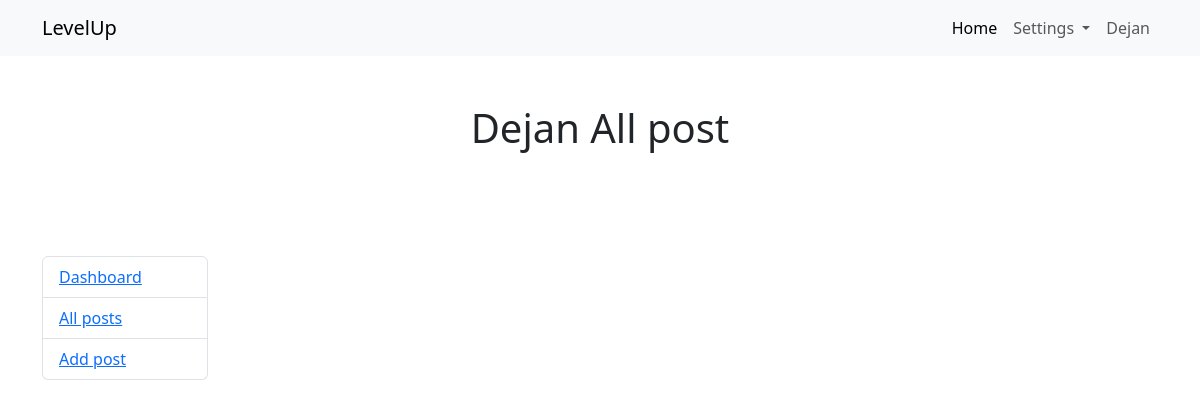
Page /user/all_post.php (signed in) on the earlier database version.
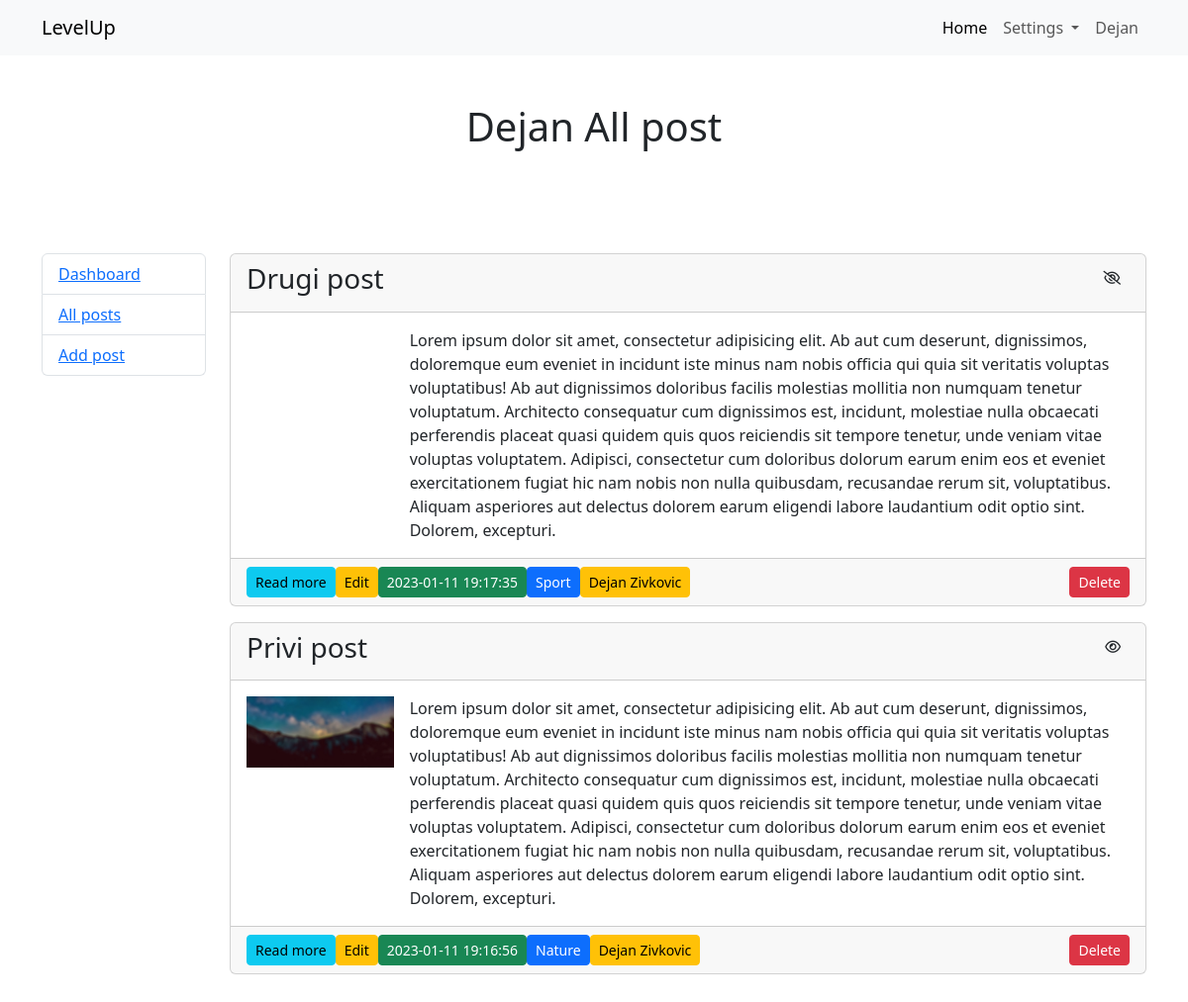
Same page on the later database version.
### tables this page shows
CREATE TABLE `posts` (
  `id` int(11) NOT NULL,
  `title` varchar(255) NOT NULL,
  `text` text NOT NULL,
  `image` varchar(50) NOT NULL,
  `category_id` int(11) NOT NULL,
  `user_id` int(11) NOT NULL,
  `created_at` timestamp NOT NULL DEFAULT current_timestamp(),
  `update_at` timestamp NULL DEFAULT NULL,
  `public` int(11) NOT NULL DEFAULT 1
);

CREATE TABLE `category` (
  `id` int(11) NOT NULL,
  `category` varchar(50) NOT NULL
);

CREATE TABLE `users` (
  `id` int(11) NOT NULL,
  `first_name` varchar(50) NOT NULL,
  `last_name` varchar(50) NOT NULL,
  `email` varchar(60) NOT NULL,
  `password` varchar(60) NOT NULL,
  `gender` varchar(10) NOT NULL,
  `role` varchar(10) NOT NULL,
  `created_at` timestamp NOT NULL DEFAULT current_timestamp(),
  `update_at` timestamp NULL DEFAULT NULL
);

### user/all_post.php (called while the page is built, shortened)
<?php
require "../core/init.php";
$user = $Users->getUser($_SESSION["id"]);
$all_post = $Post->getAllUserPost($user->id);
require "views/all_post.view.php";

### core/Users.php (called while the page is built, shortened)
<?php
class Users extends Connection
{
    public function getUser($id)
    {
        $sql = "SELECT * FROM users WHERE id = :id";
        $query = $this->db->prepare($sql);
        $query->execute(["id" => $id]);
        return $query->fetch(PDO::FETCH_OBJ);
    }
}
$Users = new Users(config);

### core/Connection.php (called while the page is built, shortened)
<?php
class Connection
{
    public function __construct($config)
    {
        try {
            $this->db = new PDO("mysql:host=" . $config["host"] . ";dbname=" . $config["database"], $config["user"], $config["password"]);
        } catch (PDOException $err) {
            die($err->getMessage());
        }
    }
}

### core/Post.php (called while the page is built, shortened)
<?php
class Post extends Connection
{
    public function getAllUserPost($user_id)
    {
        $sql = "SELECT p.*, u.first_name, u.last_name, c.category, COUNT(v.id) AS number_voting
                FROM posts p
                JOIN users u ON u.id = p.user_id
                JOIN category c ON c.id = p.category_id
                LEFT JOIN voting v ON v.post_id = p.id
                WHERE p.user_id = :user_id
                GROUP BY v.post_id, p.id
                ORDER BY p.created_at DESC
                ";
        $query = $this->db->prepare($sql);
        $query->execute(["user_id" => $user_id]);
        return $query->fetchAll(PDO::FETCH_OBJ);
    }
}
$Post = new Post(config);

### user/views/all_post.view.php (the view, shortened to what this page needs)
<?php require "includes/top.php" ?>
<?php require "includes/navbar.php" ?>
    <div class="container">
        <h1 class="text-center py-5"><?php echo $user->first_name ?> All post</h1>
        <div class="row py-5">
            <div class="col-md-2">
                <?php require "includes/sidebar.php" ?>
            </div>
            <div class="col-md-10">
                <?php foreach ($all_post as $post): ?>
                    <div class="card mb-3">
                        <div class="card-header d-flex justify-content-between">
                            <h3><?php echo $post->title ?></h3>
                            <form action="user/all_post.php" method="post">
                                <button class="btn btn-sm">
                                    <?php echo $post->public ? '<i class="fa-regular fa-eye"></i>' : '<i class="fa-regular fa-eye-slash"></i>' ?>
                                </button>
                            </form>
                        </div>
                        <div class="card-body">
                            <div class="d-flex">
                                <div class="col-2 me-3">
                                    <img class="img-fluid" src="<?php echo UPLOAD_DIR . $post->image ?>"
                                         alt="">
                                </div>
                                <div class="col"><?php echo $post->text ?></div>
                            </div>
                        </div>
                        <div class="card-footer d-flex align-items-center">
                            <a href="user/single_post.php" class="btn btn-sm btn-info">Read more</a>
                            <a href="user/edit_post.php?id=<?php echo $post->id ?>"
                               class="btn btn-sm btn-warning">Edit</a>
                            <p class="btn btn-sm btn-success m-0"><?php echo $post->created_at ?></p>
                            <p class="btn btn-sm btn-primary m-0"><?php echo $post->category ?></p>
                            <p class="btn btn-sm btn-warning m-0"><?php echo $post->first_name . " " . $post->last_name ?></p>
                            <a class="btn btn-sm btn-danger m-0 ms-auto"
                               href="user/delete_post.php?id=<?php echo $post->id ?>">Delete</a>
                        </div>
                    </div>
                <?php endforeach; ?>
            </div>
        </div>
    </div>
<?php require "includes/bottom.php" ?>

Differences in the rows shown:
added posts: title "Drugi post", public 0 (drawn), text "Lorem ipsum dolor sit amet, consectetur adipisicing elit. Ab aut cum deserunt, dignissimos, doloremque eum eveniet in incidunt iste minus nam nobis officia qui quia sit veritatis voluptas voluptatibus! Ab aut dignissimos doloribus facilis molestias mollitia non numquam tenetur voluptatum. Architecto consequatur cum dignissimos est, incidunt, molestiae nulla obcaecati perferendis placeat quasi quidem quis quos reiciendis sit tempore tenetur, unde veniam vitae voluptas voluptatem. Adipisci, consectetur cum doloribus dolorum earum enim eos et eveniet exercitationem fugiat hic nam nobis non nulla quibusdam, recusandae rerum sit, voluptatibus. Aliquam asperiores aut delectus dolorem earum…", created_at "2023-01-11 19:17:35", category.category "Sport", user.first_name "Dejan", user.last_name "Zivkovic"
added posts: title "Privi post", public 1 (drawn), image (picture), text "Lorem ipsum dolor sit amet, consectetur adipisicing elit. Ab aut cum deserunt, dignissimos, doloremque eum eveniet in incidunt iste minus nam nobis officia qui quia sit veritatis voluptas voluptatibus! Ab aut dignissimos doloribus facilis molestias mollitia non numquam tenetur voluptatum. Architecto consequatur cum dignissimos est, incidunt, molestiae nulla obcaecati perferendis placeat quasi quidem quis quos reiciendis sit tempore tenetur, unde veniam vitae voluptas voluptatem. Adipisci, consectetur cum doloribus dolorum earum enim eos et eveniet exercitationem fugiat hic nam nobis non nulla quibusdam, recusandae rerum sit, voluptatibus. Aliquam asperiores aut delectus dolorem earum…", created_at "2023-01-11 19:16:56", category.category "Nature", user.first_name "Dejan", user.last_name "Zivkovic"
